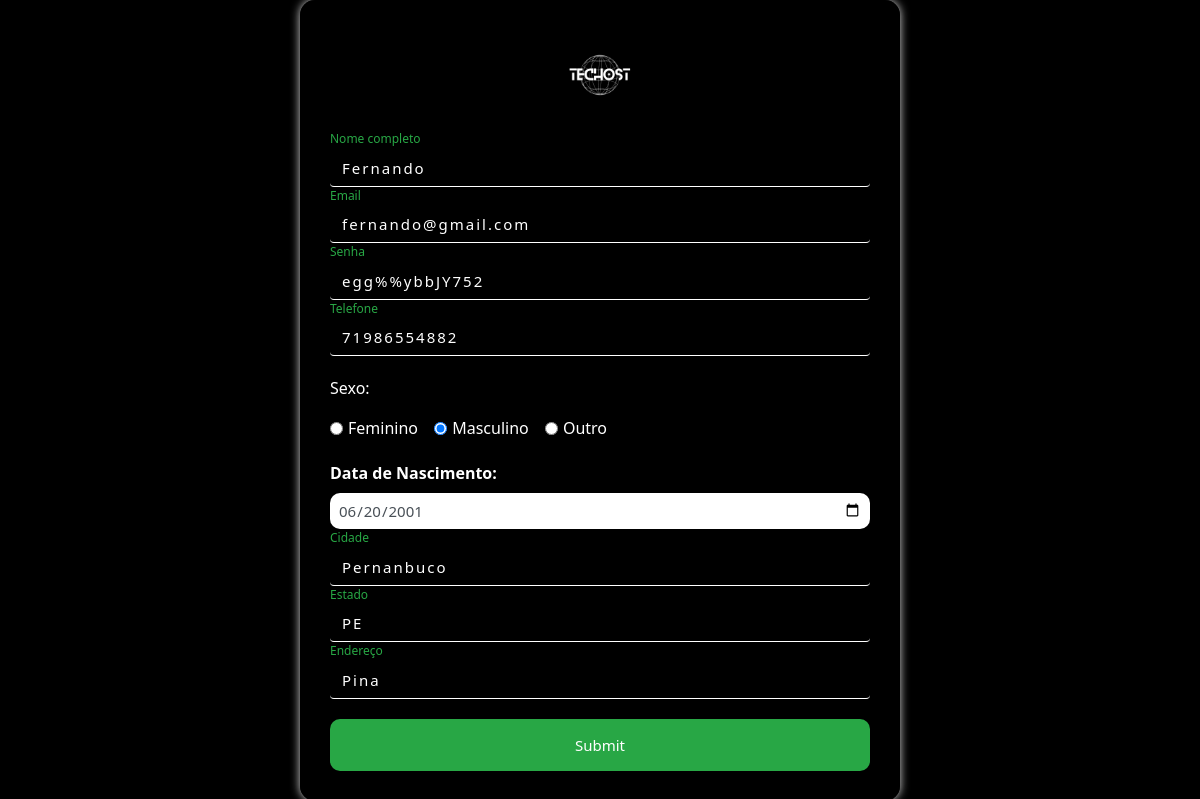
Page /edit.php?id=2 on the committed database.
### tables this page shows
CREATE TABLE `usuarios` (
  `id` int(11) NOT NULL,
  `nome` varchar(45) DEFAULT NULL,
  `email` varchar(110) DEFAULT NULL,
  `senha` varchar(45) DEFAULT NULL,
  `telefone` varchar(15) DEFAULT NULL,
  `genero` varchar(15) DEFAULT NULL,
  `data_nasc` date DEFAULT NULL,
  `cidade` text DEFAULT NULL,
  `estado` text DEFAULT NULL,
  `endereco` text DEFAULT NULL
);

### edit.php (the view, shortened to what this page needs)
<?php
if (!empty($_GET['id']))
{
    include_once('config.php');
    $id = $_GET['id'];
    $sqlSelect = "SELECT * FROM usuarios WHERE id=$id";
    $result = $conexao->query($sqlSelect);
    if($result->num_rows > 0)
    {
        while($user_data = mysqli_fetch_assoc($result))
        {
            $nome = $user_data['nome'];
            $email = $user_data['email'];
            $senha = $user_data['senha'];
            $telefone = $user_data['telefone'];
            $genero = $user_data['genero'];
            $data_nasc = $user_data['data_nasc'];
            $cidade = $user_data['cidade'];
            $estado = $user_data['estado'];
            $endereco = $user_data['endereco'];
        }
    }
    else
    {
        header('Location: sistema.php');
    }
}
    else
    {
        header('Location: sistema.php');
    }
?>
<!DOCTYPE html>
<html lang="en">
<head>
    <link href="https://stackpath.bootstrapcdn.com/bootstrap/4.3.1/css/bootstrap.min.css" rel="stylesheet">
</head>
<body>
    <div class="box">
        <div class="logo-container">
            <img src="1.png" height="90px">
        </div>
        <form action="saveEdit.php" method="POST">
            <fieldset>
                <div class="form-group inputBox">
                    <input type="text" name="nome" id="nome" class="form-control inputUser" value="<?php echo $nome?>" required>
                    <label for="nome" class="labelInput">Nome completo</label>
                </div>
                <div class="form-group inputBox">
                    <input type="text" name="email" id="email" class="form-control inputUser" value="<?php echo $email?>" required>
                    <label for="email" class="labelInput">Email</label>
                </div>
                <div class="form-group inputBox">
                    <input type="text" name="senha" id="senha" class="form-control inputUser" value="<?php echo $senha?>" required>
                    <label for="senha" class="labelInput">Senha</label>
                </div>
                <div class="form-group inputBox">
                    <input type="tel" name="telefone" id="telefone" class="form-control inputUser" value="<?php echo $telefone?>" required>
                    <label for="telefone" class="labelInput">Telefone</label>
                </div>
                <div class="form-group">
                    <p>Sexo:</p>
                    <div class="form-check form-check-inline">
                        <input type="radio" id="feminino" name="genero" value="feminino" class="form-check-input" <?php echo ($genero== 'feminino') ? 'checked': '' ?> required>
                        <label for="feminino" class="form-check-label">Feminino</label>
                    </div>
                    <div class="form-check form-check-inline">
                        <input type="radio" id="masculino" name="genero" value="masculino" class="form-check-input"  <?php echo ($genero== 'masculino') ? 'checked': '' ?> required>
                        <label for="masculino" class="form-check-label">Masculino</label>
                    </div>
                    <div class="form-check form-check-inline">
                        <input type="radio" id="outro" name="genero" value="outro" class="form-check-input"  <?php echo ($genero== 'outro') ? 'checked': '' ?> required>
                        <label for="outro" class="form-check-label">Outro</label>
                    </div>
                </div>
                <div class="form-group">
                    <label for="data_nascimento"><b>Data de Nascimento:</b></label>
                    <input type="date" name="data_nascimento" id="data_nascimento" class="form-control" value="<?php echo $data_nasc?>" required>
                </div>
                <div class="form-group inputBox">
                    <input type="text" name="cidade" id="cidade" class="form-control inputUser" value="<?php echo $cidade?>" required>
                    <label for="cidade" class="labelInput">Cidade</label>
                </div>
                <div class="form-group inputBox">
                    <input type="text" name="estado" id="estado" class="form-control inputUser" value="<?php echo $estado?>" required>
                    <label for="estado" class="labelInput">Estado</label>
                </div>
                <div class="form-group inputBox">
                    <input type="text" name="endereco" id="endereco" class="form-control inputUser" value="<?php echo $endereco?>" required>
                    <label for="endereco" class="labelInput">Endereço</label>
                </div>
                <input type="submit" name="update" id="update" class="btn btn-primary">
            </fieldset>
        </form>
    </div>
</body>
</html>

### edit.php (style rules this page uses)
body { font-family: 'Segoe UI', Tahoma, Geneva, Verdana, sans-serif; background-color: #000000; color: #ffffff; margin: 0; padding: 0; display: flex; align-items: center; justify-content: center; min-height: 100vh; }
.box { background-color: rgba(0, 0, 0, 0.8); padding: 30px; border-radius: 15px; width: 80%; max-width: 600px; box-shadow: 0 0 10px rgba(255, 255, 255, 0.845); }
.box .form-group { margin-bottom: 20px; }
.box .inputBox { position: relative; }
.box .inputUser { background: none; border: none; border-bottom: 1px solid white; outline: none; color: white; font-size: 15px; width: 100%; letter-spacing: 2px; }
.box .labelInput { position: absolute; top: 0; left: 0; transition: .5s; color: #999999; }
.box .inputUser:focus ~ .labelInput, .box .inputUser:valid ~ .labelInput { top: -20px; font-size: 12px; color: #28a745; }
.box #data_nascimento { border: none; padding: 8px; border-radius: 10px; outline: none; font-size: 15px; }
.box #update { background-color: #28a745; width: 100%; border: none; padding: 15px; color: white; font-size: 15px; cursor: pointer; border-radius: 10px; transition: background-color 0.3s ease; }
.logo-container { text-align: center; margin-bottom: 30px; }

### rows in the picture
usuarios: nome "Fernando", email "fernando@gmail.com", senha "egg%%ybbJY752", telefone "71986554882", genero "☐ Feminino", genero "☑ Masculino", genero "☐ Outro", data_nascimento "06/20/2001", cidade "Pernanbuco", estado "PE", endereco "Pina"
